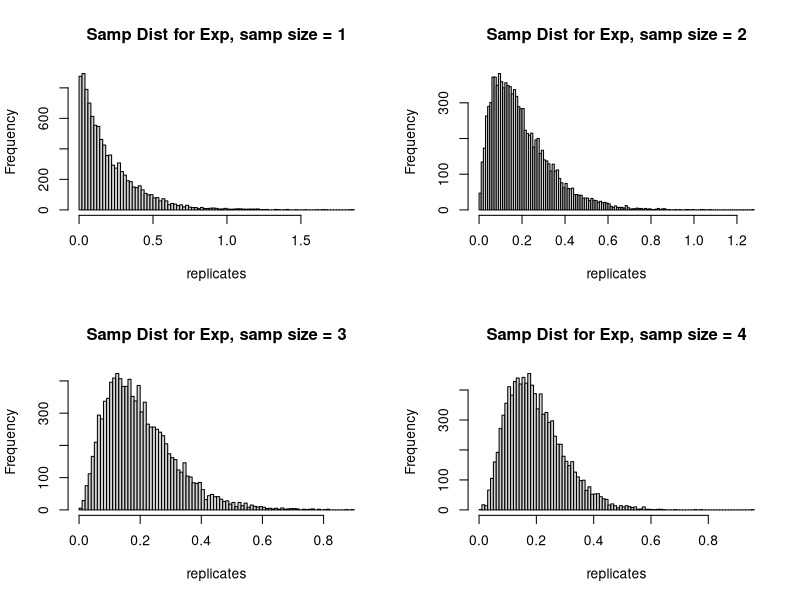
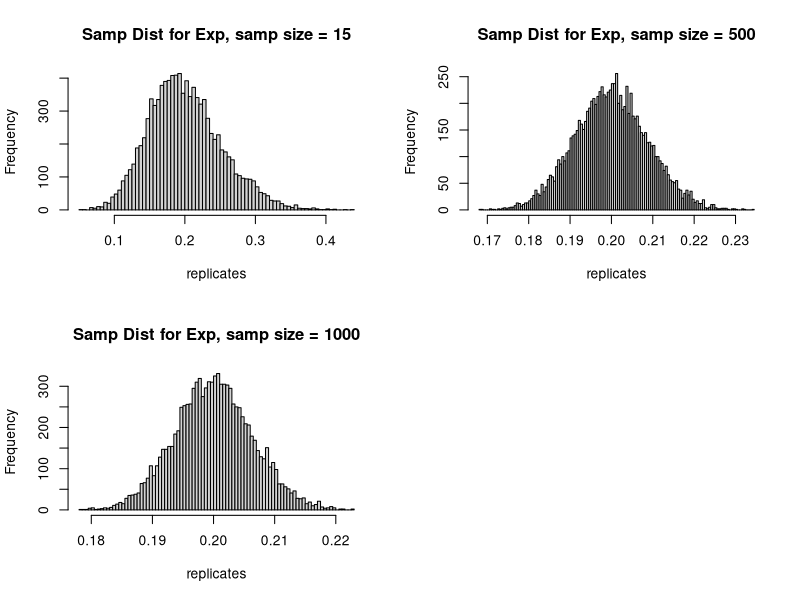

Reproduce these figures in R, in order.
## ---- chunk 1
sample(c(1,2,3,4,5,6), 1) + sample(c(1,2,3,4,5,6), 1)
## ---- chunk 2
n <- 10000
sum_die <- replicate(n, sum(sample.int(6, 2, replace = TRUE)))
print(sum_die)
## ---- chunk 3
frequencies <- table(sum_die) / 10000
print(frequencies)
## ---- chunk 4
frequencies[names(frequencies) == 4]
# The theoretical value for P(sum = 4) obtained from the homework is 1/12. 
# The empirical probabilities obtained match that closely - it is usually within
# .010
## ---- chunk 5
#define the function 'exactly_one_cell'sds
#takes input number of cells,
exactly_one_cell <- function(n) {
  num_filled_cells = length(unique(sample.int(n, n, replace = TRUE)))
  if (num_filled_cells == n-1){
    return(TRUE)
  }
  return(FALSE)
}
## ---- chunk 6
n <- 3
#balls_to_cell_exp <- replicate(100000, exactly_one_cell(n))
#mean(balls_to_cell_exp)
theoretical_value <- choose(n, 2)*factorial(n)/(n^n)
theoretical_value
## ---- chunk 7
exp_run_times = 1000
for(n in c(3, 6, 9, 15)) {
  successes = sum(replicate(exp_run_times, exactly_one_cell(n)))/exp_run_times
  theoretical_value <- choose(n, 2)*factorial(n)/(n^n)
  print(abs(successes - theoretical_value))
}
# Upon repeated runs of this code, the difference in theoretical value
# and the experimental value are close. The most it tends to differ by is 0.01
## ---- chunk 8
  samp_sizes  <- c(1, 2, 3, 4, 15, 500, 1000)
  
  par(mfrow=c(2,2))
  for(size in samp_sizes){
    replicates <- replicate(10000, {
      mean(rexp(size, rate = 5))
    })
    hist(replicates, breaks = 100,
         main = paste("Samp Dist for Exp, samp size =", size ))
}
## ---- chunk 9

## ---- chunk 10

## ---- chunk 11

## ---- chunk 12

## ---- chunk 13

## ---- chunk 14

## ---- chunk 15

## ---- chunk 16
mean_estimate_two_samps <- function(delta){
  samp1 <- rnorm(10, mean = 2, sd = 3)
samp2 <- rnorm(20, mean = 2, sd = 6)
  return(delta*mean(samp1) + (1-delta)*mean(samp2))
}
## ---- chunk 17
B <- 100000
means <- replicate(B,mean_estimate_two_samps(3/4))
## ---- chunk 18
mean(means)
var(means)
## ---- chunk 19
delta <- 3/4

var <- delta^2*(3^2)/10 + (1-delta)^2*(8^2)/20
var
## ---- chunk 20

## ---- chunk 21

## ---- chunk 22

## ---- chunk 23

